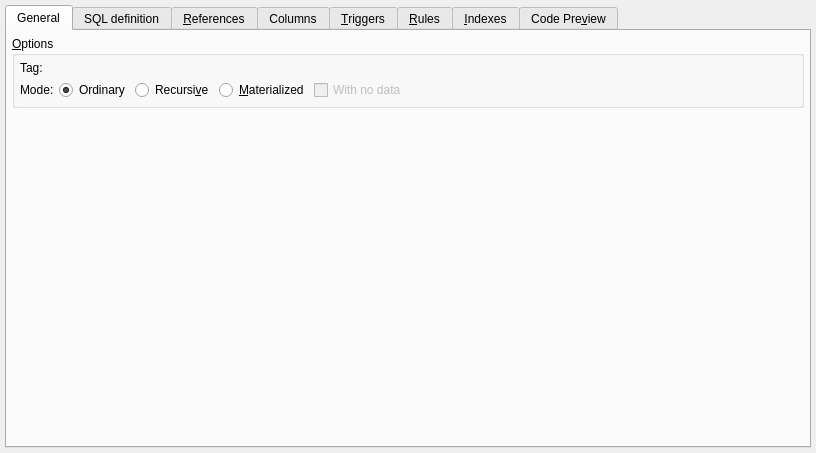
<?xml version="1.0" encoding="UTF-8"?>
<ui version="4.0">
 <class>ViewWidget</class>
 <widget class="QWidget" name="ViewWidget">
  <property name="geometry">
   <rect>
    <x>0</x>
    <y>0</y>
    <width>816</width>
    <height>453</height>
   </rect>
  </property>
  <layout class="QGridLayout" name="view_grid">
   <property name="leftMargin">
    <number>5</number>
   </property>
   <property name="topMargin">
    <number>5</number>
   </property>
   <property name="rightMargin">
    <number>5</number>
   </property>
   <property name="bottomMargin">
    <number>5</number>
   </property>
   <property name="spacing">
    <number>5</number>
   </property>
   <item row="1" column="0" colspan="2">
    <widget class="QTabWidget" name="attributes_tbw">
     <property name="currentIndex">
      <number>0</number>
     </property>
     <property name="iconSize">
      <size>
       <width>22</width>
       <height>22</height>
      </size>
     </property>
     <widget class="QWidget" name="general_tab">
      <attribute name="icon">
       <iconset resource="../../res/resources.qrc">
        <normaloff>:/icons/icons/attribute.png</normaloff>:/icons/icons/attribute.png</iconset>
      </attribute>
      <attribute name="title">
       <string>General</string>
      </attribute>
      <layout class="QVBoxLayout" name="verticalLayout">
       <property name="spacing">
        <number>5</number>
       </property>
       <property name="leftMargin">
        <number>5</number>
       </property>
       <property name="topMargin">
        <number>5</number>
       </property>
       <property name="rightMargin">
        <number>5</number>
       </property>
       <property name="bottomMargin">
        <number>5</number>
       </property>
       <item>
        <widget class="QGroupBox" name="options_gb">
         <property name="title">
          <string>&amp;Options</string>
         </property>
         <layout class="QGridLayout" name="gridLayout_2">
          <property name="leftMargin">
           <number>5</number>
          </property>
          <property name="topMargin">
           <number>5</number>
          </property>
          <property name="rightMargin">
           <number>5</number>
          </property>
          <property name="bottomMargin">
           <number>5</number>
          </property>
          <property name="spacing">
           <number>5</number>
          </property>
          <item row="0" column="0">
           <widget class="QLabel" name="tag_lbl">
            <property name="sizePolicy">
             <sizepolicy hsizetype="Preferred" vsizetype="Preferred">
              <horstretch>0</horstretch>
              <verstretch>0</verstretch>
             </sizepolicy>
            </property>
            <property name="text">
             <string>Tag:</string>
            </property>
           </widget>
          </item>
          <item row="1" column="0">
           <widget class="QLabel" name="tag_lbl_2">
            <property name="sizePolicy">
             <sizepolicy hsizetype="Fixed" vsizetype="Preferred">
              <horstretch>0</horstretch>
              <verstretch>0</verstretch>
             </sizepolicy>
            </property>
            <property name="text">
             <string>Mode:</string>
            </property>
           </widget>
          </item>
          <item row="1" column="1">
           <layout class="QHBoxLayout" name="horizontalLayout">
            <property name="spacing">
             <number>5</number>
            </property>
            <item>
             <widget class="QRadioButton" name="ordinary_rb">
              <property name="text">
               <string>Ordinary</string>
              </property>
              <property name="checked">
               <bool>true</bool>
              </property>
             </widget>
            </item>
            <item>
             <widget class="QRadioButton" name="recursive_rb">
              <property name="text">
               <string>Recursi&amp;ve</string>
              </property>
              <property name="checked">
               <bool>false</bool>
              </property>
             </widget>
            </item>
            <item>
             <widget class="QRadioButton" name="materialized_rb">
              <property name="text">
               <string>&amp;Materialized</string>
              </property>
             </widget>
            </item>
            <item>
             <widget class="QCheckBox" name="with_no_data_chk">
              <property name="enabled">
               <bool>false</bool>
              </property>
              <property name="sizePolicy">
               <sizepolicy hsizetype="Expanding" vsizetype="Fixed">
                <horstretch>0</horstretch>
                <verstretch>0</verstretch>
               </sizepolicy>
              </property>
              <property name="text">
               <string>With no data</string>
              </property>
              <property name="checked">
               <bool>false</bool>
              </property>
             </widget>
            </item>
           </layout>
          </item>
         </layout>
        </widget>
       </item>
       <item>
        <spacer name="verticalSpacer">
         <property name="orientation">
          <enum>Qt::Vertical</enum>
         </property>
         <property name="sizeHint" stdset="0">
          <size>
           <width>20</width>
           <height>291</height>
          </size>
         </property>
        </spacer>
       </item>
      </layout>
     </widget>
     <widget class="QWidget" name="sql_definition_tab">
      <attribute name="icon">
       <iconset resource="../../res/resources.qrc">
        <normaloff>:/icons/icons/sqlcode.png</normaloff>:/icons/icons/sqlcode.png</iconset>
      </attribute>
      <attribute name="title">
       <string>SQL definition</string>
      </attribute>
      <widget class="QFrame" name="alert_frm">
       <property name="geometry">
        <rect>
         <x>0</x>
         <y>10</y>
         <width>842</width>
         <height>56</height>
        </rect>
       </property>
       <property name="sizePolicy">
        <sizepolicy hsizetype="Preferred" vsizetype="Fixed">
         <horstretch>0</horstretch>
         <verstretch>0</verstretch>
        </sizepolicy>
       </property>
       <property name="minimumSize">
        <size>
         <width>0</width>
         <height>48</height>
        </size>
       </property>
       <property name="frameShape">
        <enum>QFrame::StyledPanel</enum>
       </property>
       <property name="frameShadow">
        <enum>QFrame::Raised</enum>
       </property>
       <layout class="QGridLayout" name="gridLayout">
        <property name="leftMargin">
         <number>5</number>
        </property>
        <property name="topMargin">
         <number>5</number>
        </property>
        <property name="rightMargin">
         <number>5</number>
        </property>
        <property name="bottomMargin">
         <number>5</number>
        </property>
        <property name="spacing">
         <number>5</number>
        </property>
        <item row="0" column="0">
         <widget class="QLabel" name="icon_lbl">
          <property name="minimumSize">
           <size>
            <width>25</width>
            <height>25</height>
           </size>
          </property>
          <property name="maximumSize">
           <size>
            <width>25</width>
            <height>25</height>
           </size>
          </property>
          <property name="text">
           <string/>
          </property>
          <property name="textFormat">
           <enum>Qt::AutoText</enum>
          </property>
          <property name="pixmap">
           <pixmap resource="../../res/resources.qrc">:/icons/icons/alert.png</pixmap>
          </property>
          <property name="scaledContents">
           <bool>true</bool>
          </property>
         </widget>
        </item>
        <item row="0" column="1">
         <widget class="QLabel" name="message_lbl">
          <property name="font">
           <font>
            <bold>false</bold>
            <underline>false</underline>
            <strikeout>false</strikeout>
            <kerning>true</kerning>
           </font>
          </property>
          <property name="text">
           <string>Unnecessary semicolon(s) found at the end of the definition command! They will be ignored when generating the view's SQL code.</string>
          </property>
          <property name="wordWrap">
           <bool>true</bool>
          </property>
         </widget>
        </item>
       </layout>
      </widget>
     </widget>
     <widget class="QWidget" name="view_refs_tab">
      <attribute name="icon">
       <iconset resource="../../res/resources.qrc">
        <normaloff>:/icons/icons/reference.png</normaloff>:/icons/icons/reference.png</iconset>
      </attribute>
      <attribute name="title">
       <string>&amp;References</string>
      </attribute>
     </widget>
     <widget class="QWidget" name="columns_tab">
      <attribute name="icon">
       <iconset resource="../../res/resources.qrc">
        <normaloff>:/icons/icons/column.png</normaloff>:/icons/icons/column.png</iconset>
      </attribute>
      <attribute name="title">
       <string>Columns</string>
      </attribute>
     </widget>
     <widget class="QWidget" name="triggers_tab">
      <attribute name="icon">
       <iconset resource="../../res/resources.qrc">
        <normaloff>:/icons/icons/trigger.png</normaloff>:/icons/icons/trigger.png</iconset>
      </attribute>
      <attribute name="title">
       <string>&amp;Triggers</string>
      </attribute>
     </widget>
     <widget class="QWidget" name="rules_tab">
      <attribute name="icon">
       <iconset resource="../../res/resources.qrc">
        <normaloff>:/icons/icons/rule.png</normaloff>:/icons/icons/rule.png</iconset>
      </attribute>
      <attribute name="title">
       <string>&amp;Rules</string>
      </attribute>
     </widget>
     <widget class="QWidget" name="indexes_tab">
      <attribute name="icon">
       <iconset resource="../../res/resources.qrc">
        <normaloff>:/icons/icons/index.png</normaloff>:/icons/icons/index.png</iconset>
      </attribute>
      <attribute name="title">
       <string>&amp;Indexes</string>
      </attribute>
     </widget>
     <widget class="QWidget" name="sql_preview_tab">
      <attribute name="icon">
       <iconset resource="../../res/resources.qrc">
        <normaloff>:/icons/icons/sqlpreview.png</normaloff>:/icons/icons/sqlpreview.png</iconset>
      </attribute>
      <attribute name="title">
       <string>Code Pre&amp;view</string>
      </attribute>
     </widget>
    </widget>
   </item>
  </layout>
 </widget>
 <resources>
  <include location="../../res/resources.qrc"/>
  <include location="../../res/resources.qrc"/>
 </resources>
 <connections/>
</ui>
